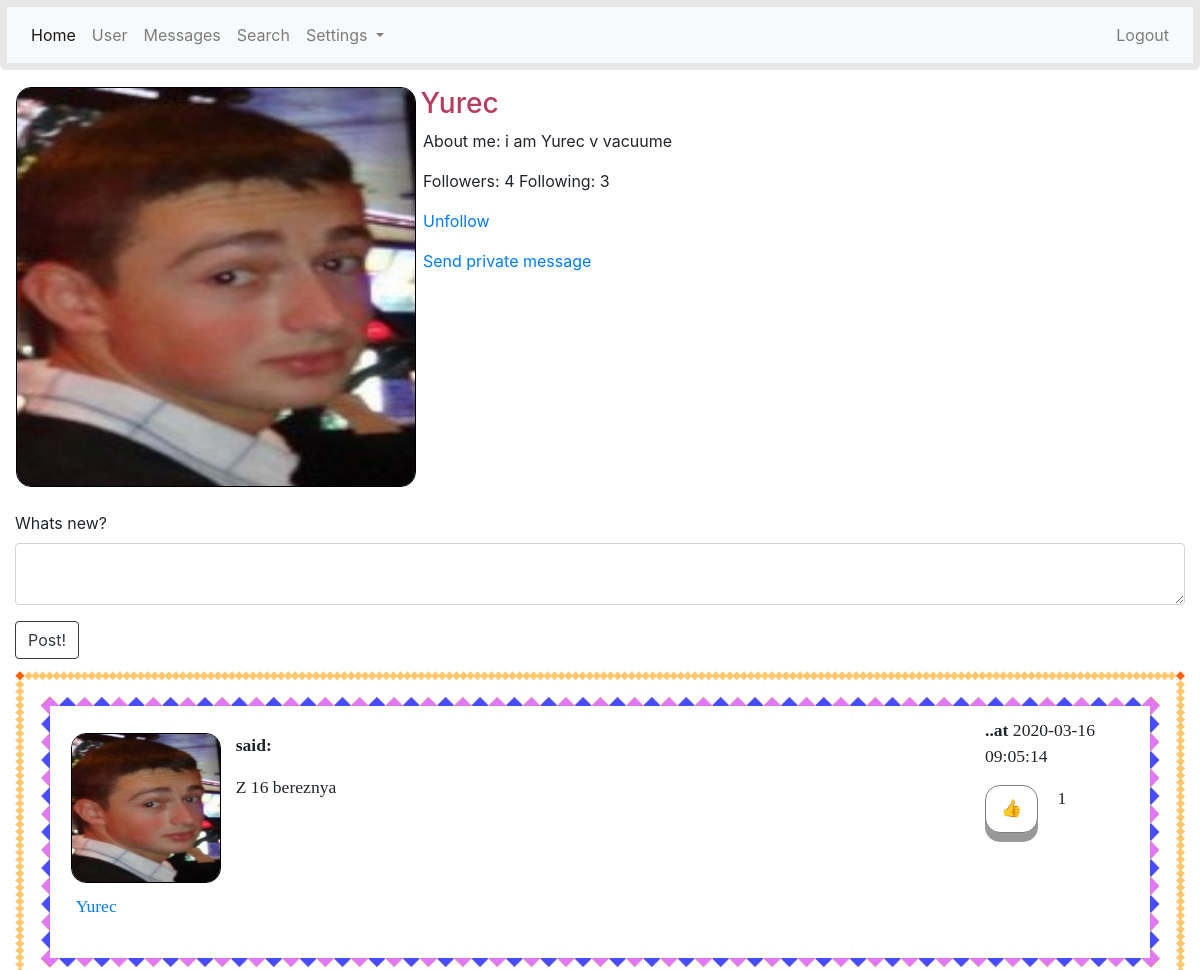
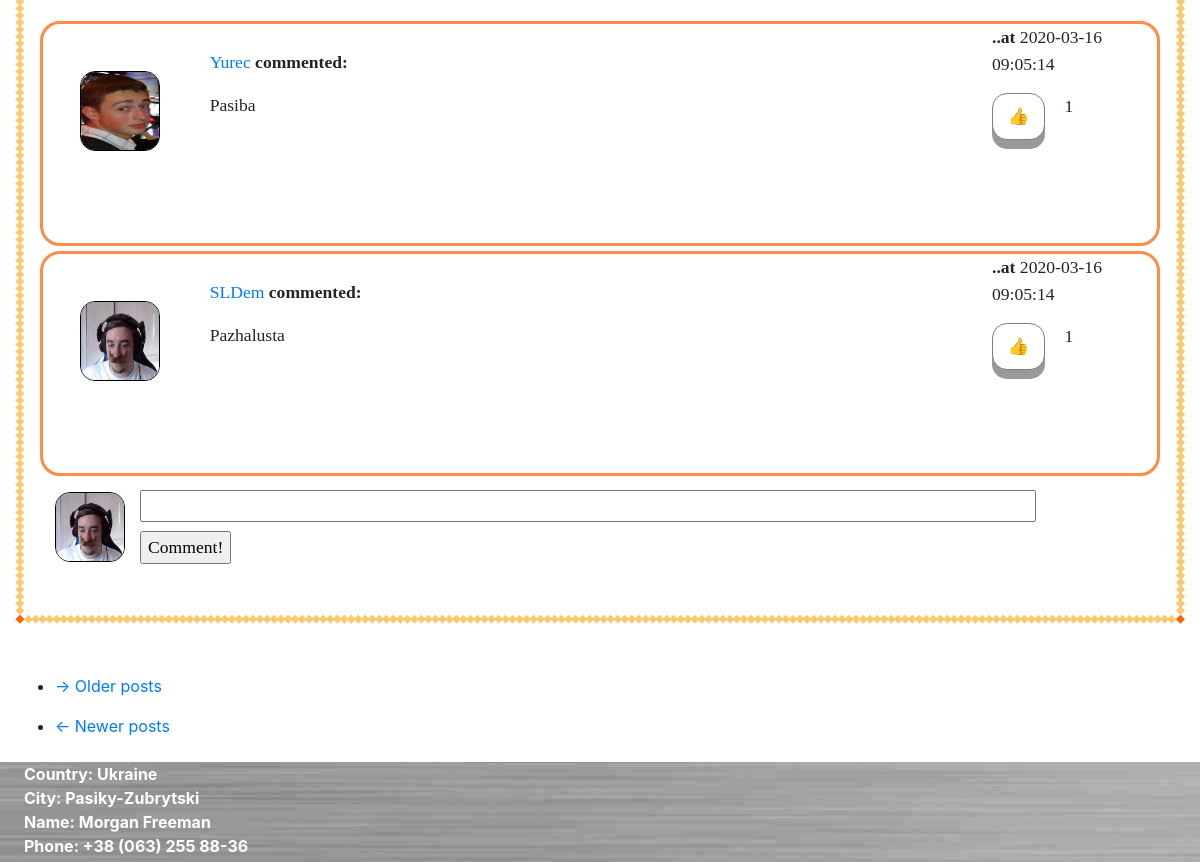
The app's page /user/Yurec (signed in) with its own data (2 pictures, top to bottom).
### app/models.py (models this page shows, shortened)
class User(UserMixin, db.Model):
    id = db.Column(db.Integer, primary_key=True)
    username = db.Column(db.String(64), index=True, unique=True)
    email = db.Column(db.String(124), index=True, unique=True)
    password_hash = db.Column(db.String(128))
    about_me = db.Column(db.String(1024))
    last_seen = db.Column(db.DateTime, default=datetime.utcnow())
    avatar_set = db.Column(db.Boolean, default=False)
    posts = db.relationship("Post", backref='author', lazy='dynamic')
    comments = db.relationship("Comment", backref='commenter', lazy='dynamic')
    followed = db.relationship(
        'User', secondary=followers,
        primaryjoin=(followers.c.follower_id == id),
        secondaryjoin=(followers.c.followed_id == id),
        backref=db.backref('followers', lazy='dynamic'), lazy='dynamic')
    liked = db.relationship(
        'PostLike',
        foreign_keys='PostLike.user_id',
        backref='user', lazy='dynamic')
    comment_liked = db.relationship(
        'CommentLike',
        foreign_keys='CommentLike.user_id',
        backref='user', lazy='dynamic')
    messages_sent = db.relationship(
        'Message',
        foreign_keys='Message.sender_id',
        backref='author', lazy='dynamic')
    messages_received = db.relationship(
        'Message',
        foreign_keys='Message.recipient_id',
        backref='recipient', lazy='dynamic')
    def is_following(self, user):
        return self.followed.filter(
            followers.c.followed_id == user.id).count() > 0
    def liked_post(self, post):
        return PostLike.query.filter(PostLike.user_id == self.id,
                                     PostLike.post_id == post.id).count() > 0
    def liked_comment(self, comment):
        return CommentLike.query.filter(CommentLike.user_id == self.id,
                                        CommentLike.comment_id == comment.id).count() > 0

class Post(db.Model):
    id = db.Column(db.Integer, primary_key=True)
    body = db.Column(db.String(140))
    timestamp = db.Column(db.DateTime, index=True, default=datetime.utcnow())
    user_id = db.Column(db.Integer, db.ForeignKey('user.id'))
    likes = db.relationship('PostLike', backref='post', lazy='dynamic')
    comments = db.relationship('Comment', backref='comment', lazy='dynamic')

class Comment(db.Model):
    id = db.Column(db.Integer, primary_key=True)
    body = db.Column(db.String(1028))
    timestamp = db.Column(db.DateTime(), default=datetime.utcnow(), index=True)
    post_id = db.Column(db.Integer, db.ForeignKey('post.id'))
    user_id = db.Column(db.Integer, db.ForeignKey('user.id'))
    comment_likes = db.relationship('CommentLike', backref='comment', lazy='dynamic')

### app/routes.py (the view)
@login_required
@app.route('/user/<username>', methods=['POST', 'GET'])
def user(username):
    if current_user.is_authenticated:
        form = PostForm()
        if form.validate_on_submit():
            post = Post(body=form.post.data, author=current_user)
            db.session.add(post)
            db.session.commit()
            flash('Your post has been posted!')
            return redirect(url_for('user', username=current_user.username))
        user = User.query.filter_by(username=username).first_or_404()
        page = request.args.get('page', 1, type=int)
        comments = Comment.query.all()
        posts = user.posts.order_by(Post.timestamp.desc()).paginate(
            page, 8, False)
        next_url = url_for('user', username=user.username, page=posts.next_num) if posts.has_next else None
        prev_url = url_for('user', username=user.username, page=posts.prev_num) if posts.has_prev else None
        return render_template('user.html', title=user.username, user=user, username=current_user.username,
                               posts=posts.items, comments=comments, next_url=next_url, prev_url=prev_url, form=form)
    return redirect(url_for('login'))

### app/forms.py
class PostForm(FlaskForm):
    post = TextAreaField("Whats new?", validators=[DataRequired(), Length(min=1, max=1028)])
    submit = SubmitField('Post!')

### app/models.py (called while the page is built)
@login.user_loader
def load_user(id):
    return User.query.get(int(id))

### app/templates/user.html
{% extends "base.html" %}
{% import "bootstrap/wtf.html" as wtf %}
{% block app_content %}
    <table style="margin-top: 1%; ">
        <tr valign="top" style="width: 100%;">
            <td>
                {% if user.avatar_set %}
                    <img class="avatar" height="400px" width="400px" src="/static/{{user.username}}.jpg">
                {% else %}
                    <img class="roboavatar" src="{{ avatars.robohash(user.username, size='400') }}" />
                {% endif %}
            </td>
            <td>
                <h3 style="margin-left: 1%; color: #b83b5e;">{{ user.username }}</h3>
                {% if user.about_me %}
                    <p style="margin-left: 2%; width: 220%;">About me: {{ user.about_me }}</p>
                {% endif %}
                <p style="margin-left: 2%; width: 220%;">Followers: {{ user.followers.count() }} Following: {{ user.followed.count() }}</p>
                {% if user == current_user %}
                    <p style="margin-left: 2%;"></p>
                {% elif not current_user.is_following(user) %}
                    <p style="margin-left: 2%;"><a href="{{ url_for('follow', username=user.username) }}">Follow</a></p>
                {% else %}
                    <p style="margin-left: 2%;"><a href="{{ url_for('unfollow', username=user.username) }}">Unfollow</a></p>
                {% endif %}
                {% if user != current_user %}
                <p>
                    <a style="margin-left: 2%" href="{{ url_for('private_messages',
                                        recipient=user.username) }}">
                        {{ 'Send private message' }}
                    </a>
                </p>
                {% endif %}
            </td>
        </tr>
    </table>
<div style="margin-top: 2%;">
    {% if form %}
        {{ wtf.quick_form(form, button_map={'submit':'btn btn-outline-dark'}) }}
    {% endif %}
</div>
<div style="margin-top: 1%;">
    {% for post in posts %}
        {% include "_post.html" %}
    {% endfor %}
    <div style="margin-bottom: 2%;">
        <nav aria-label="...">
            <ul>
                <li class="next{% if not next_url %} disabled{% endif %}">
                    <a href="{{ next_url or '#' }}">
                        <span aria-hidden="true">&rarr;</span> Older posts
                    </a>
                </li>
            </ul>
            <ul class="pager">
                <li class="previous{% if not prev_url %} disabled{% endif %}">
                    <a href="{{ prev_url or '#' }}">
                        <span aria-hidden="true">&larr;</span> Newer posts
                    </a>
                </li>
            </ul>
        </nav>
    </div>
</div>
{% endblock %}

### app/templates/base.html (shortened to what this page needs)
<!doctype html>
<html>
    <head>
        <link rel="stylesheet" href="https://stackpath.bootstrapcdn.com/bootstrap/4.4.1/css/bootstrap.min.css">
        <link rel="stylesheet" href="{{ url_for('static', filename='main.css') }}">
    </head>
    <body style="height: 937px;">
    <div id="page-container">
        <div class="navbar_bordered">
            <nav class="navbar navbar-expand-lg navbar-light bg-light">
                <div class="collapse navbar-collapse" id="navbarSupportedContent">
                    <ul class="navbar-nav mr-auto">
                        <li class="nav-item active">
                            <a class="nav-link" href="/home">Home <span class="sr-only">(current)</span></a>
                        </li>
                        <li class="nav-item">
                            <a class="nav-link" href="{{url_for('user', username=current_user.username) }}">User</a>
                        </li>
                        <li class="nav-item">
                            <a class="nav-link" href="{{url_for('messages') }}">Messages</a>
                        </li>
                         <li class="nav-item">
                            <a class="nav-link" href="{{url_for('search') }}">Search</a>
                        </li>
                        <li class="nav-item dropdown">
                            <a class="nav-link dropdown-toggle" href="#" id="navbarDropdown" role="button" data-toggle="dropdown" aria-haspopup="true" aria-expanded="false">
                            Settings
                        </a>
                        </li>
                    </ul>
                    <ul class="nav navbar-nav ml-auto">
                        {% if current_user.is_anonymous %}
                            <li class="nav-item">
                                <a class="nav-link" href="/login">Login</a>
                            </li>
                        {% else %}
                            <li class="nav-item">
                                <a class="nav-link" href="/logout">Logout</a>
                            </li>
                        {% endif %}
                    </ul>
                </div>
            </nav>
        </div>
    {% block content %}
        <div class="container-fluid">
            {% block app_content %}{% endblock %}
        </div>
    {% endblock %}
    <div id="main-footer">
        <p style="color: white; margin-left: 2%; margin-bottom: -30px;"><b>
            Country: Ukraine<br>
            City: Pasiky-Zubrytski<br>
            Name: Morgan Freeman<br>
            Phone: +38 (063) 255 88-36
        </b></p>
    </div>
    </div>
    </body>
</html>

### app/templates/_post.html (shortened to what this page needs)
<div class="post_with_background" style="margin-bottom: 50px;">
    <div class="post">
        <div id="container_post">
            <div id="left_post">
                <div style="position: absolute; margin-left: -5px;">
                    <a href="{{ url_for('user', username=post.author.username) }}">
                        {% if post.author.avatar_set %}
                        <img class="avatar" height="150px" width="150px"
                             src="{{ url_for('static', filename=post.author.username + '.jpg') }}">
                        {% else %}
                        <img class="roboavatar" src="{{ avatars.robohash(post.author.username, size='150') }}"/>
                        {% endif %}
                    </a>
                </div>
                <div style="position: relative; margin-top: 160px;">
                    <a href="{{ url_for('user', username=post.author.username) }}">
                        {{ post.author.username }}
                    </a>
                </div>
            </div>
            <div id="center_post">
                <p><b>said: </b></p>
                <p id="post{{ post.id }}">{{ post.body }}</p>
            </div>
            <div id="right_post">
                <p><b>..at</b> {{post.timestamp.replace(microsecond=0)}}</p>
                {% if current_user.liked_post(post) %}
                <div id="like_container">
                    <div id="like_button"><a href="{{ url_for('like_action', post_id=post.id, action='dislike') }}">
                        <div class="button">&#128078</div>
                    </a></div>
                    <div id="like_count"><p>{{ post.likes.count() }}</p></div>
                </div>
                {% else %}
                <div id="dislike_container">
                    <div id="dislike_button"><a href="{{ url_for('like_action', post_id=post.id, action='like') }}">
                        <div class="button">&#128077</div>
                    </a></div>
                    <div id="dislike_count"><p>{{ post.likes.count() }}</p></div>
                </div>
                {% endif %}
            </div>
        </div>
    </div>
    {% for comment in comments %}
        {% if comment in post.comments %}
            {% include "_comment.html" %}
        {% endif %}
    {% endfor %}
    <div id="container_post_comment">
        <div id="left_post_comment">
            {% if current_user.avatar_set %}
            <img class="avatar" height="70px" width="70px"
                 src="{{ url_for('static', filename=current_user.username + '.jpg') }}">
            {% else %}
            <img class="roboavatar" src="{{ avatars.robohash(current_user.username, size='70') }}"/>
            {% endif %}
        </div>
        <div class="comment_with_background">
            <div id="right_post_comment">
                <form action="{{ url_for('comment', post_id=post.id) }}" method="post"
                      style="margin-bottom: 4%;">
                    <input style="width: 100%; margin-bottom: 1%;" type=text name=comment>
                    <input type=submit value=Comment!>
                </form>
            </div>
        </div>
    </div>
</div>

### app/templates/_comment.html (shortened to what this page needs)
<div class="comment_with_border">
    <div id="container-comment">
        <div id="left_comment">
            <a href="{{ url_for('user', username=comment.commenter.username) }}">
                {% if comment.commenter.avatar_set %}
                    <img class="avatar" height="80px" width="80px" src="{{ url_for('static', filename=comment.commenter.username + '.jpg') }}">
                {% else %}
                    <img class="roboavatar" src="{{ avatars.robohash(comment.commenter.username, size='80') }}" />
                {% endif %}
            </a>
        </div>
        <div id="center_comment">
            <p><a href="{{ url_for('user', username=comment.commenter.username) }}">
                {{ comment.commenter.username }}
            </a><b>commented: </b></p>
            <p>{{ comment.body }}</p>
        </div>
        <div id="right_comment">
            <p><b>..at</b> {{comment.timestamp.replace(microsecond=0)}}</p>
            {% if current_user.liked_comment(comment) %}
                <div id="like_container">
                    <div id="like_button"><a href="{{ url_for('comment_like_action', comment_id=comment.id, action='dislike') }}"><div class="button">&#128078</div></a></div>
                    <div id="like_count"><p>{{ post.likes.count() }}</p></div>
                </div>
            {% else %}
                <div id="dislike_container">
                    <div id="dislike_button"><a href="{{ url_for('comment_like_action', comment_id=comment.id, action='like') }}"><div class="button">&#128077</div></a></div>
                    <div id="dislike_count"><p>{{ post.likes.count() }}</p></div>
                </div>
            {% endif %}
        </div>
    </div>
</div>

### app/static/main.css (style rules this page uses)
#page-container { position: relative; min-height:100%; height: auto !important; height: 100%; padding-bottom: 100px; }
#main-footer { position: absolute; bottom: 0; width: 100%; height: 100px; background: url('/static/footer_bg.jpg'); }
#container_post { width:100%; height: 190px; margin-bottom: 2%; }
#left_post { float: left; width: 160px; margin-left: 1%; margin-top: 0.1%; }
#center_post { margin: 0 auto; width: 80%; margin-top: 1%; margin-left: 1%; }
#right_post { float: right; width: 150px; margin-top: -100px; }
#left_comment { float: left; width: 130px; height: 130px; margin-left: 2%; margin-top: 2%; }
#center_comment { margin: 0 auto; width: 85%; margin-top: 1%; }
#right_comment { float: right; width: 150px; margin-top: -110px; }
#container_post_comment { width:100%; }
#left_post_comment { float: left; width: 20px; margin-left: 15px; margin-top: 2px; }
#right_post_comment { margin: 0 auto; width: 80%; margin-top: 1.27%; margin-left: 100px; margin-right: 50px; }
#dislike_container { width: 100%; }
#dislike_button { float: left; width: 20px; }
#dislike_count { margin: 0 auto; width: 5px; margin-top: 1%; }
.avatar { border: 1px solid #000; border-radius: 15px; }
.navbar_bordered { border: 7px solid transparent; border-color: #E7E7E7; border-radius: 0 0 6px 6px; margin-bottom: 1rem; }
.post_with_background { border: 10px solid transparent; padding: 15px; border-image: url('/static/orange_border.png') 30 round; font-family: 'Lobster Two', cursive; font-size: 1.1rem; }
.post { border: 10px solid transparent; padding: 15px; border-image: url('/static/purple_border.png') 15 round; margin-bottom: 2%; }
.comment_with_border { height: 225px; border: 3px solid #FD8C46; padding: 15px; padding-bottom: 50px; border-radius: 20px; margin-bottom: 5px; }
.button { outline: none !important; display: inline-block; padding: 10px 15px; font-size: 17px; cursor: pointer; text-align: center; text-decoration: none; outline: none; color: black !important; background-color: white; border: solid; border-color: #7B7E84; border-width: 1px; border-radius: 15px; box-shadow: 0 9px #999; }

### records on screen
User: username (picture), username "Yurec", about_me "i am Yurec v vacuume"
Post: username (picture), author.username "Yurec", body "Z 16 bereznya", timestamp.replace "2020-03-16 09:05:14", likes.count "1"
Comment: username (picture), commenter.username "Yurec", body "Pasiba", timestamp.replace "2020-03-16 09:05:14", likes.count "1"
Comment: username (picture), commenter.username "SLDem", body "Pazhalusta", timestamp.replace "2020-03-16 09:05:14", likes.count "1"

### other values on screen
{{ user.followers.count() }} "4"
{{ user.followed.count() }} "3"
{{ 'Send private message' }} "Send private message"
